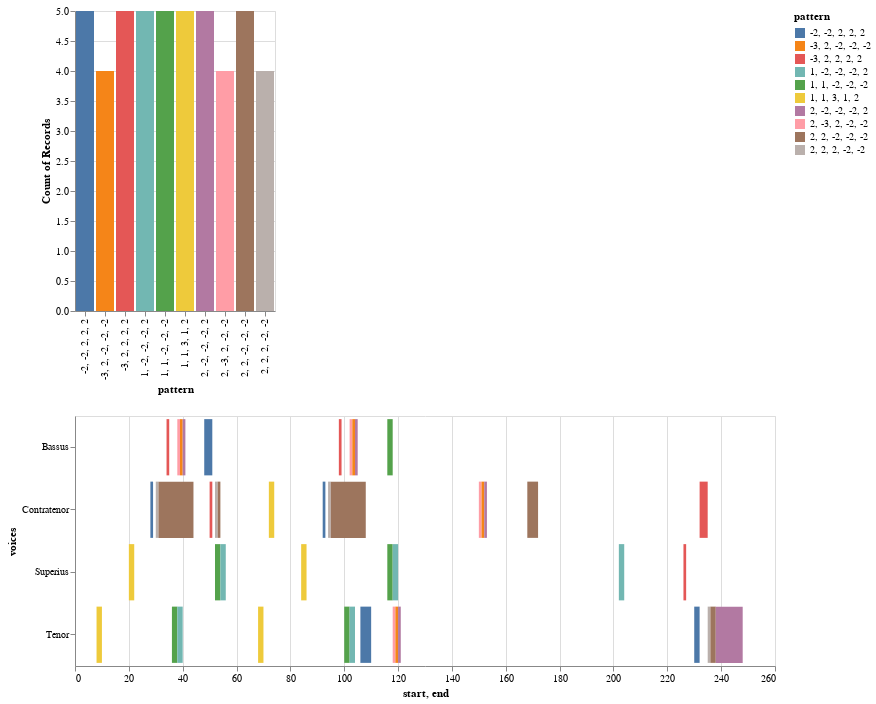

Source (notebook cell):
### Markdown cell above
We would pass the list of patterns into the `patterns` parametter.

### Code cell
chart, mel_ngrams_matches_df = viz.plot_ngrams_heatmap(model, mel_ngrams, patterns=mel_ngrams_top_patterns_list)
chart

### Figure 1 — Vega-Lite specification as saved in the notebook (floating-point values rounded to 4 significant figures)
{"config": {"view": {"continuousWidth": 400, "continuousHeight": 300}}, "vconcat": [{"mark": "bar", "encoding": {"color": {"type": "nominal", "field": "pattern"}, "opacity": {"condition": {"value": 1, "selection": "selector002"}, "value": 0.2}, "x": {"type": "nominal", "field": "pattern"}, "y": {"type": "nominal", "aggregate": "count", "field": "pattern"}}, "selection": {"selector002": {"type": "multi", "fields": ["pattern"]}}}, {"mark": "bar", "encoding": {"color": {"type": "nominal", "field": "pattern"}, "x": {"type": "quantitative", "field": "start"}, "x2": {"field": "end"}, "y": {"type": "nominal", "field": "voices"}}, "height": 250, "transform": [{"filter": {"selection": "selector002"}}], "width": 700}], "data": {"name": "data-8754a3fc9ff8b0976f7057e257b40da8"}, "$schema": "https://vega.github.io/schema/vega-lite/v4.8.1.json", "datasets": {"data-8754a3fc9ff8b0976f7057e257b40da8": [{"start": 20.0, "end": 22.0, "pattern": "1, 1, 3, 1, 2", "voices": "Superius"}, {"start": 52.0, "end": 54.0, "pattern": "1, 1, -2, -2, -2", "voices": "Superius"}, {"start": 54.0, "end": 56.0, "pattern": "1, -2, -2, -2, 2", "voices": "Superius"}, {"start": 84.0, "end": 86.0, "pattern": "1, 1, 3, 1, 2", "voices": "Superius"}, {"start": 116.0, "end": 118.0, "pattern": "1, 1, -2, -2, -2", "voices": "Superius"}, {"start": 118.0, "end": 120.0, "pattern": "1, -2, -2, -2, 2", "voices": "Superius"}, {"start": 202.0, "end": 204.0, "pattern": "1, -2, -2, -2, 2", "voices": "Superius"}, {"start": 226.0, "end": 227.0, "pattern": "-3, 2, 2, 2, 2", "voices": "Superius"}, {"start": 28.0, "end": 29.0, "pattern": "-2, -2, 2, 2, 2", "voices": "Contratenor"}, {"start": 30.0, "end": 31.0, "pattern": "2, 2, 2, -2, -2", "voices": "Contratenor"}, {"start": 31.0, "end": 44.0, "pattern": "2, 2, -2, -2, -2", "voices": "Contratenor"}, {"start": 50.0, "end": 51.0, "pattern": "-3, 2, 2, 2, 2", "voices": "Contratenor"}, {"start": 52.0, "end": 53.0, "pattern": "2, 2, 2, -2, -2", "voices": "Contratenor"}, {"start": 53.0, "end": 54.0, "pattern": "2, 2, -2, -2, -2", "voices": "Contratenor"}, {"start": 72.0, "end": 74.0, "pattern": "1, 1, 3, 1, 2", "voices": "Contratenor"}, {"start": 92.0, "end": 93.0, "pattern": "-2, -2, 2, 2, 2", "voices": "Contratenor"}, {"start": 94.0, "end": 95.0, "pattern": "2, 2, 2, -2, -2", "voices": "Contratenor"}, {"start": 95.0, "end": 108.0, "pattern": "2, 2, -2, -2, -2", "voices": "Contratenor"}, {"start": 150.0, "end": 151.0, "pattern": "2, -3, 2, -2, -2", "voices": "Contratenor"}, {"start": 151.0, "end": 152.0, "pattern": "-3, 2, -2, -2, -2", "voices": "Contratenor"}, {"start": 152.0, "end": 153.0, "pattern": "2, -2, -2, -2, 2", "voices": "Contratenor"}, {"start": 168.0, "end": 172.0, "pattern": "2, 2, -2, -2, -2", "voices": "Contratenor"}, {"start": 232.0, "end": 235.0, "pattern": "-3, 2, 2, 2, 2", "voices": "Contratenor"}, {"start": 8.0, "end": 10.0, "pattern": "1, 1, 3, 1, 2", "voices": "Tenor"}, {"start": 36.0, "end": 38.0, "pattern": "1, 1, -2, -2, -2", "voices": "Tenor"}, {"start": 38.0, "end": 40.0, "pattern": "1, -2, -2, -2, 2", "voices": "Tenor"}, {"start": 68.0, "end": 70.0, "pattern": "1, 1, 3, 1, 2", "voices": "Tenor"}, {"start": 100.0, "end": 102.0, "pattern": "1, 1, -2, -2, -2", "voices": "Tenor"}, {"start": 102.0, "end": 104.0, "pattern": "1, -2, -2, -2, 2", "voices": "Tenor"}, {"start": 106.0, "end": 110.0, "pattern": "-2, -2, 2, 2, 2", "voices": "Tenor"}, {"start": 118.0, "end": 119.0, "pattern": "2, -3, 2, -2, -2", "voices": "Tenor"}, {"start": 119.0, "end": 120.0, "pattern": "-3, 2, -2, -2, -2", "voices": "Tenor"}, {"start": 120.0, "end": 121.0, "pattern": "2, -2, -2, -2, 2", "voices": "Tenor"}, {"start": 230.0, "end": 232.0, "pattern": "-2, -2, 2, 2, 2", "voices": "Tenor"}, {"start": 235.0, "end": 236.0, "pattern": "2, 2, 2, -2, -2", "voices": "Tenor"}, {"start": 236.0, "end": 238.0, "pattern": "2, 2, -2, -2, -2", "voices": "Tenor"}, {"start": 238.0, "end": 248.0, "pattern": "2, -2, -2, -2, 2", "voices": "Tenor"}, {"start": 34.0, "end": 35.0, "pattern": "-3, 2, 2, 2, 2", "voices": "Bassus"}, {"start": 38.0, "end": 39.0, "pattern": "2, -3, 2, -2, -2", "voices": "Bassus"}, {"start": 39.0, "end": 40.0, "pattern": "-3, 2, -2, -2, -2", "voices": "Bassus"}, {"start": 40.0, "end": 41.0, "pattern": "2, -2, -2, -2, 2", "voices": "Bassus"}, {"start": 48.0, "end": 51.0, "pattern": "-2, -2, 2, 2, 2", "voices": "Bassus"}, {"start": 98.0, "end": 99.0, "pattern": "-3, 2, 2, 2, 2", "voices": "Bassus"}, {"start": 102.0, "end": 103.0, "pattern": "2, -3, 2, -2, -2", "voices": "Bassus"}, {"start": 103.0, "end": 104.0, "pattern": "-3, 2, -2, -2, -2", "voices": "Bassus"}, {"start": 104.0, "end": 105.0, "pattern": "2, -2, -2, -2, 2", "voices": "Bassus"}, {"start": 116.0, "end": 118.0, "pattern": "1, 1, -2, -2, -2", "voices": "Bassus"}]}}
